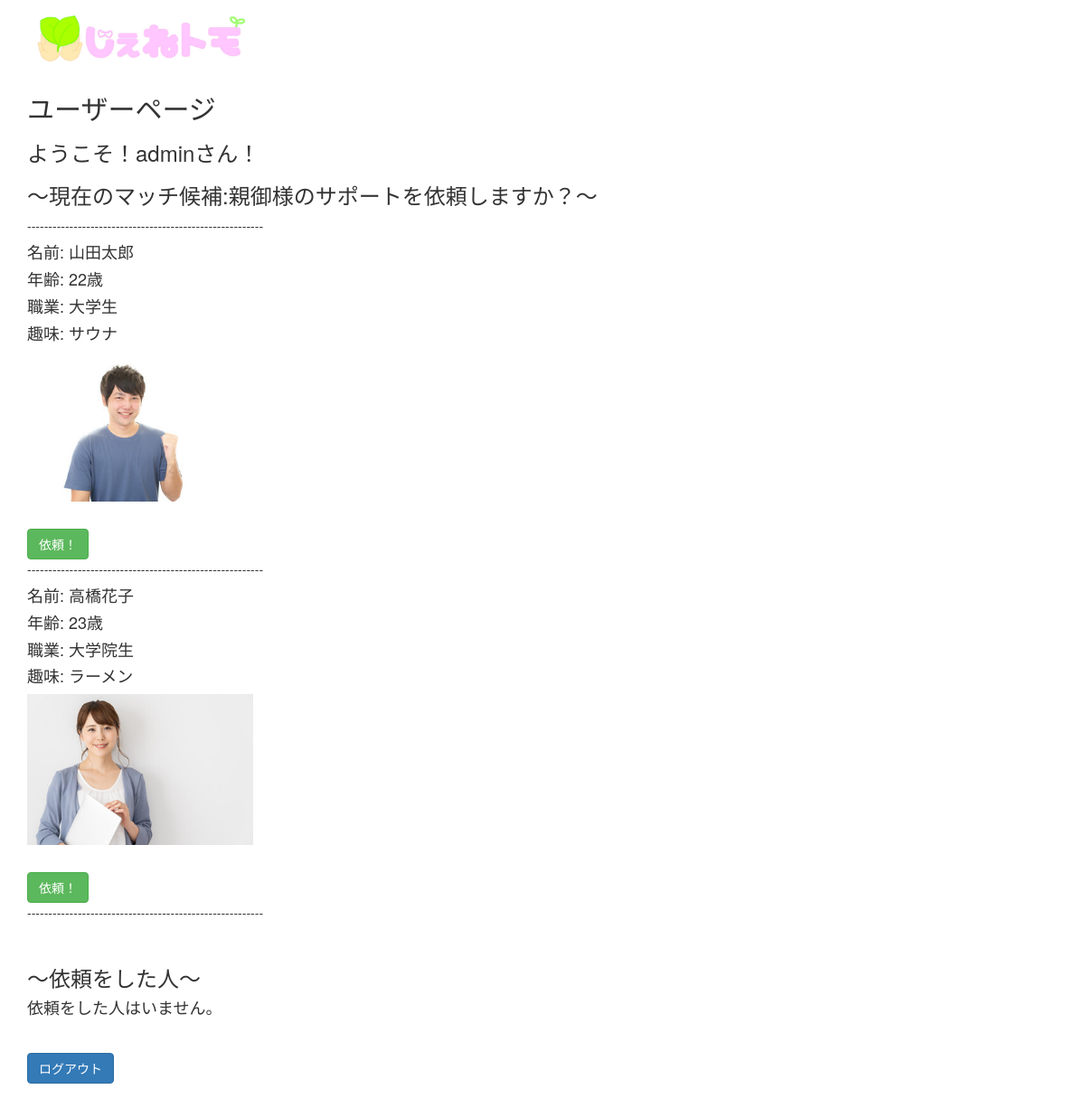
Before: /index (signed in) with the older database file.
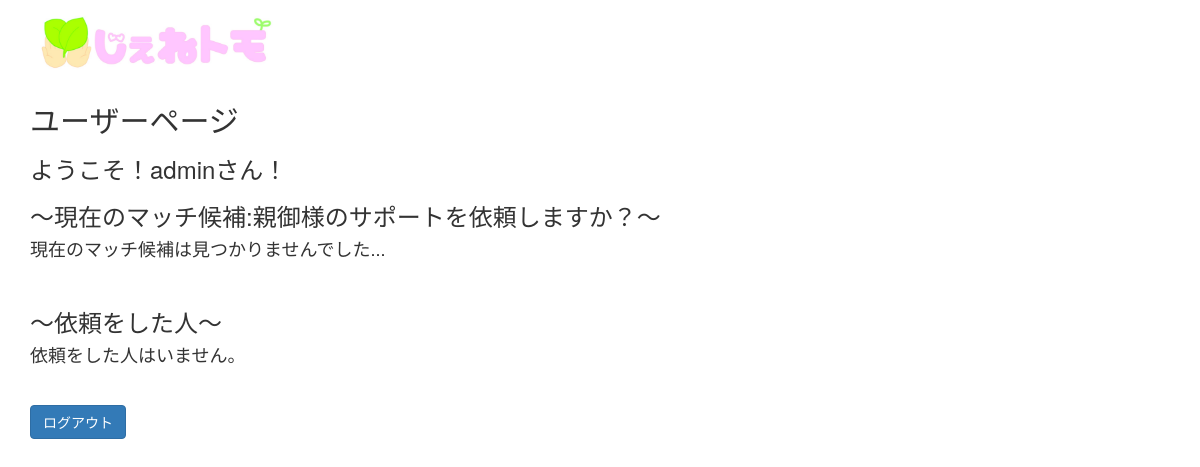
After: the same page with the newer database file.
### app.py (models this page shows)
class User(UserMixin,db.Model): # ユーザテーブル
    id = db.Column(db.Integer, primary_key=True)
    username = db.Column(db.String(30),unique=True)
    password = db.Column(db.String(12))

class Younger(db.Model): # 若者テーブル
    id = db.Column(db.Integer, primary_key=True)
    name = db.Column(db.String(50), nullable=False)
    age = db.Column(db.String(5),  nullable=False)
    job = db.Column(db.String(100), nullable=False)
    hobby = db.Column(db.String(100), nullable=False)
    img = db.Column(db.String(10), nullable=False)

### app.py (the view)
@app.route('/index',methods=["GET","POST"]) # メイン画面
@login_required
def index():
    username = current_user.username
    if request.method == "GET":
        matchers = Younger.query.all()
        candidate = Candidate.query.all()
        return render_template("/index.html",username=username,matchers = matchers,candidates = candidate)

### app.py (called while the page is built)
@login_manager.user_loader
def load_user(id):
    return User.query.get(int(id))

### templates/index.html (shortened to what this page needs)
{% extends "bootstrap/base.html" %}
{% block content %}
<div class="container">
     <img src="../static/image/icon.jpg" width="250px">
     <h2>ユーザーページ</h2>
     <h3>ようこそ！{{ username }}さん！</h3>
     <h3>～現在のマッチ候補:親御様のサポートを依頼しますか？～</h3>
     {% for matcher in matchers %}
     <person>
          <p>--------------------------------------------------------</p>
          <div id = "ismutch">
               <h4>名前: {{ matcher.name }}</h4>
               <h4>年齢: {{ matcher.age }}歳</h4>
               <h4>職業: {{ matcher.job }}</h4>
               <h4>趣味: {{ matcher.hobby }}</h4>
               <img src="../static/image/people/{{ matcher.img }}.jpg" width="250px">
          </div>
     </person>
     <p><br></p>
     <a href="/{{matcher.id}}/good" role="botton"><button class = "btn btn-success">依頼！</button></a>
     {% endfor %}
     {% if matchers |length > 0 %}
     <p>--------------------------------------------------------</p>
     {% endif %}
     {% if matchers |length == 0 %}
     <h4>現在のマッチ候補は見つかりませんでした...</h4>
     {% endif %}
     <p><br></p>
     <h3>～依頼をした人～</h3>
     {% if candidates |length == 0 %}
     <h4>依頼をした人はいません。</h4>
     {% endif %}
     <p><br></p>
     <a href="/logout" role="button"><button class="btn btn-primary">ログアウト</button></a>
</div>
<p><br></p>
{% endblock %}

Changed rows visible on the page:
removed Younger: name "山田太郎", age "22", job "大学生", hobby "サウナ", img (picture)
removed Younger: name "高橋花子", age "23", job "大学院生", hobby "ラーメン", img (picture)
Other visible differences:
text now shown: "現在のマッチ候補は見つかりませんでした..."
